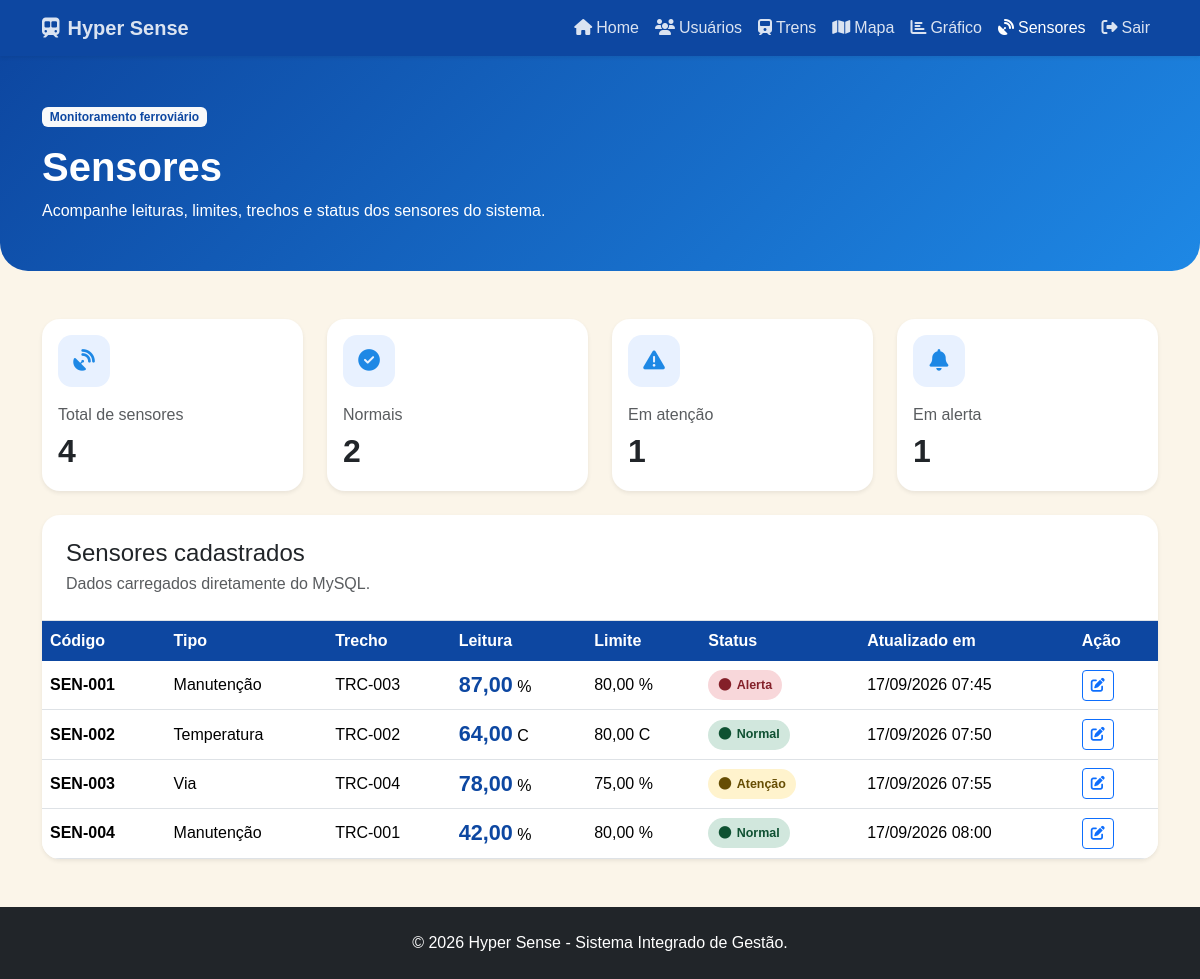
Page /Tela/sensores.php (signed in) on the earlier database version.
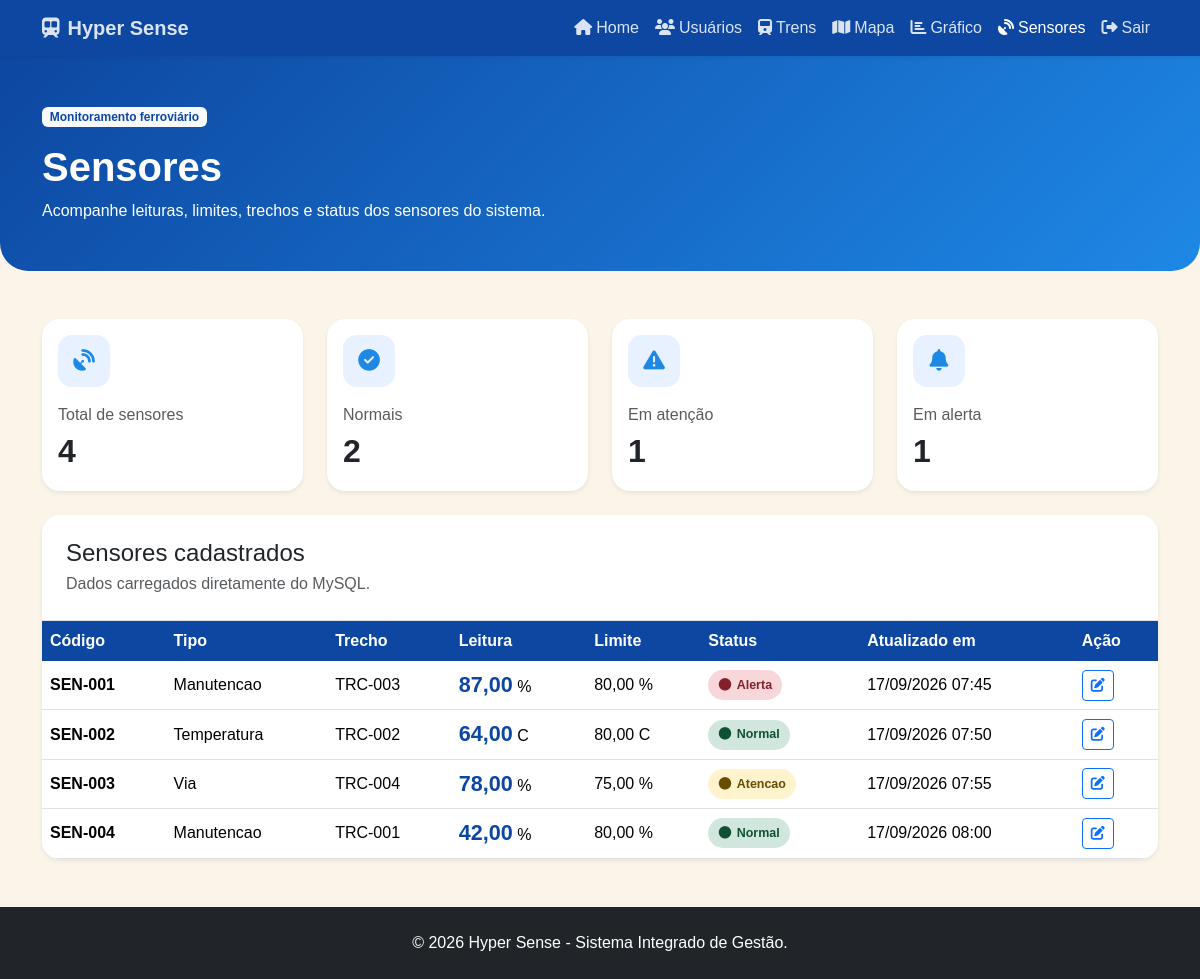
Same page on the later database version.
### tables this page shows
CREATE TABLE sensores (
    id INT AUTO_INCREMENT PRIMARY KEY,
    codigo VARCHAR(20) NOT NULL UNIQUE,
    tipo VARCHAR(60) NOT NULL,
    trecho_id INT NULL,
    status VARCHAR(30) NOT NULL DEFAULT 'Normal',
    leitura DECIMAL(10,2) NOT NULL DEFAULT 0,
    limite DECIMAL(10,2) NULL,
    unidade VARCHAR(20) NULL,
    ultima_atualizacao DATETIME NOT NULL DEFAULT CURRENT_TIMESTAMP,
    CONSTRAINT fk_sensor_trecho FOREIGN KEY (trecho_id) REFERENCES trechos(id) ON DELETE SET NULL
);

### Tela/sensores.php (the view, shortened to what the changed rows need)
<?php
require_once "../infra/conexao.php";
$sql = "
    SELECT
        s.id,
        s.codigo,
        s.tipo,
        s.trecho_id,
        COALESCE(t.codigo, 'Não informado') AS trecho,
        s.status,
        s.leitura,
        s.limite,
        COALESCE(s.unidade, '') AS unidade,
        s.ultima_atualizacao AS atualizado_em
    FROM sensores s
    LEFT JOIN trechos t ON t.id = s.trecho_id
    ORDER BY s.id ASC
";
$resultado = $conexao->query($sql);
$sensores = [];
if ($resultado) {
    while ($linha = $resultado->fetch_assoc()) {
        $sensores[] = $linha;
    }
}
function classeStatus(string $status): string
{
    $status = mb_strtolower(trim($status), 'UTF-8');
    if ($status === 'normal' || $status === 'ativo') {
        return 'sensor-status-normal';
    }
    if ($status === 'atenção' || $status === 'atencao') {
        return 'sensor-status-atencao';
    }
    if ($status === 'alerta') {
        return 'sensor-status-alerta';
    }
    return 'sensor-status-default';
}
function e($valor): string
{
    return htmlspecialchars((string)($valor ?? ''), ENT_QUOTES, 'UTF-8');
}
?>
<!DOCTYPE html>
<html lang="pt-BR">
<head>
    <link href="https://cdn.jsdelivr.net/npm/bootstrap@5.3.3/dist/css/bootstrap.min.css" rel="stylesheet">
    <link href="https://cdnjs.cloudflare.com/ajax/libs/font-awesome/6.5.2/css/all.min.css" rel="stylesheet">
    <link rel="stylesheet" href="../Css/style.css">
</head>
<body>
<header class="page-header py-5 mb-5">
    <div class="container">
        <h1 class="fw-bold">Sensores</h1>
    </div>
</header>
<main class="container pb-5">
    <div class="card border-0 shadow-sm table-wrap">
        <div class="card-body p-0">
            <div class="p-4 border-bottom">
                <h2 class="h4 mb-1">Sensores cadastrados</h2>
            </div>
            <div class="table-responsive">
                <table class="table table-hover mb-0 align-middle">
                    <thead>
                        <tr>
                            <th>Código</th>
                            <th>Tipo</th>
                            <th>Trecho</th>
                            <th>Leitura</th>
                            <th>Limite</th>
                            <th>Status</th>
                            <th>Atualizado em</th>
                            <th>Ação</th>
                        </tr>
                    </thead>
                    <tbody>
                    <?php if (!$sensores): ?>
                        <tr>
                            <td colspan="8" class="text-center py-5 text-muted">Nenhum sensor cadastrado.</td>
                        </tr>
                    <?php else: ?>
                        <?php foreach ($sensores as $sensor): ?>
                            <?php
                                $leitura = (float)($sensor['leitura'] ?? 0);
                                $limite = $sensor['limite'] !== null ? (float)$sensor['limite'] : null;
                                $unidade = trim((string)($sensor['unidade'] ?? ''));
                                $dataAtualizacao = $sensor['atualizado_em'] ?? null;
                            ?>
                            <tr>
                                <td class="fw-bold"><?= e($sensor['codigo']) ?></td>
                                <td><?= e($sensor['tipo']) ?></td>
                                <td><?= e($sensor['trecho']) ?></td>
                                <td>
                                    <span class="leitura"><?= number_format($leitura, 2, ',', '.') ?></span>
                                    <?= e($unidade) ?>
                                </td>
                                <td>
                                    <?= $limite === null ? 'Não definido' : number_format($limite, 2, ',', '.') . ' ' . e($unidade) ?>
                                </td>
                                <td>
                                    <span class="sensor-status <?= e(classeStatus($sensor['status'])) ?>">
                                        <i class="fa-solid fa-circle"></i>
                                        <?= e($sensor['status']) ?>
                                    </span>
                                </td>
                                <td>
                                    <?= $dataAtualizacao ? e(date('d/m/Y H:i', strtotime($dataAtualizacao))) : 'Não informado' ?>
                                </td>
                                <td>
                                    <button class="btn btn-sm btn-outline-primary" data-bs-toggle="modal" data-bs-target="#modalSensor<?= (int)$sensor['id'] ?>">
                                        <i class="fa-solid fa-pen-to-square"></i>
                                    </button>
                                </td>
                            </tr>
                        <?php endforeach; ?>
                    <?php endif; ?>
                    </tbody>
                </table>
            </div>
        </div>
    </div>
</main>
</body>
</html>

Differences in the rows shown:
changed sensores "SEN-001": tipo "Manutenção" → "Manutencao"
changed sensores "SEN-003": status "Atenção" → "Atencao"
changed sensores "SEN-004": tipo "Manutenção" → "Manutencao"
